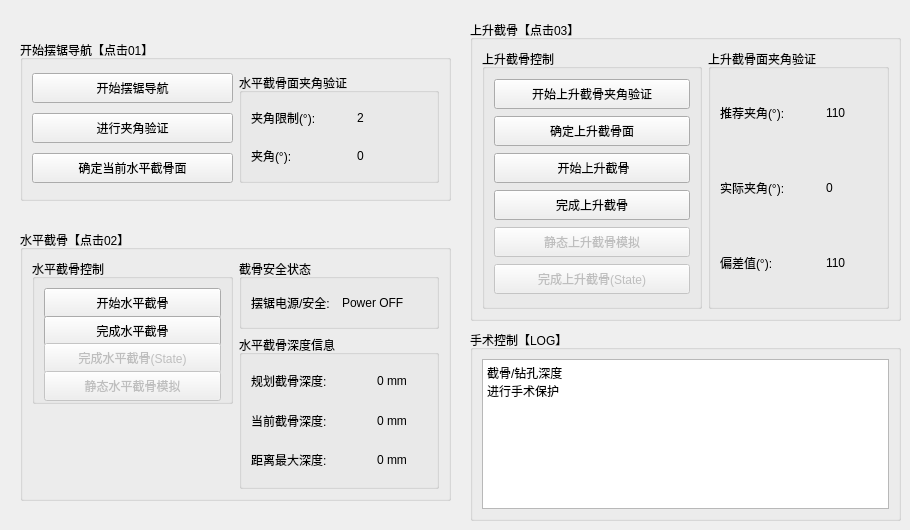
      <widget class="QWidget" name="tab_7">
       <attribute name="title">
        <string>术中导航02</string>
       </attribute>
       <widget class="QGroupBox" name="groupBox_51">
        <property name="geometry">
         <rect>
          <x>470</x>
          <y>20</y>
          <width>431</width>
          <height>301</height>
         </rect>
        </property>
        <property name="minimumSize">
         <size>
          <width>0</width>
          <height>27</height>
         </size>
        </property>
        <property name="title">
         <string>上升截骨【点击03】</string>
        </property>
        <layout class="QGridLayout" name="gridLayout_8">
         <item row="0" column="1">
          <widget class="QGroupBox" name="groupBox_65">
           <property name="minimumSize">
            <size>
             <width>220</width>
             <height>0</height>
            </size>
           </property>
           <property name="title">
            <string>上升截骨控制</string>
           </property>
           <layout class="QVBoxLayout" name="verticalLayout_8">
            <item>
             <widget class="QPushButton" name="guideSagCut_pushButton">
              <property name="minimumSize">
               <size>
                <width>180</width>
                <height>30</height>
               </size>
              </property>
              <property name="text">
               <string>开始上升截骨夹角验证</string>
              </property>
             </widget>
            </item>
            <item>
             <widget class="QPushButton" name="startSagCut_pushButton">
              <property name="minimumSize">
               <size>
                <width>180</width>
                <height>30</height>
               </size>
              </property>
              <property name="text">
               <string>确定上升截骨面</string>
              </property>
             </widget>
            </item>
            <item>
             <widget class="QPushButton" name="pushButton_2">
              <property name="minimumSize">
               <size>
                <width>0</width>
                <height>30</height>
               </size>
              </property>
              <property name="text">
               <string> 开始上升截骨</string>
              </property>
             </widget>
            </item>
            <item>
             <widget class="QPushButton" name="pushButton_5">
              <property name="minimumSize">
               <size>
                <width>180</width>
                <height>30</height>
               </size>
              </property>
              <property name="text">
               <string>完成上升截骨</string>
              </property>
             </widget>
            </item>
            <item>
             <widget class="QPushButton" name="generateSagCut_pushButton">
              <property name="enabled">
               <bool>false</bool>
              </property>
              <property name="minimumSize">
               <size>
                <width>180</width>
                <height>30</height>
               </size>
              </property>
              <property name="text">
               <string>静态上升截骨模拟</string>
              </property>
              <property name="checkable">
               <bool>false</bool>
              </property>
             </widget>
            </item>
            <item>
             <widget class="QPushButton" name="checkSagCut_pushButton">
              <property name="enabled">
               <bool>false</bool>
              </property>
              <property name="minimumSize">
               <size>
                <width>180</width>
                <height>30</height>
               </size>
              </property>
              <property name="text">
               <string>完成上升截骨(State)</string>
              </property>
             </widget>
            </item>
           </layout>
          </widget>
         </item>
         <item row="0" column="2">
          <widget class="QGroupBox" name="groupBox_62">
           <property name="title">
            <string>上升截骨面夹角验证</string>
           </property>
           <layout class="QGridLayout" name="gridLayout_21">
            <item row="2" column="2">
             <widget class="QLabel" name="label_28">
              <property name="text">
               <string>110</string>
              </property>
             </widget>
            </item>
            <item row="2" column="1">
             <widget class="QLabel" name="label_27">
              <property name="minimumSize">
               <size>
                <width>100</width>
                <height>0</height>
               </size>
              </property>
              <property name="text">
               <string>偏差值(°):</string>
              </property>
             </widget>
            </item>
            <item row="1" column="1">
             <widget class="QLabel" name="label_24">
              <property name="minimumSize">
               <size>
                <width>100</width>
                <height>0</height>
               </size>
              </property>
              <property name="text">
               <string>实际夹角(°):</string>
              </property>
             </widget>
            </item>
            <item row="0" column="1">
             <widget class="QLabel" name="label_25">
              <property name="minimumSize">
               <size>
                <width>100</width>
                <height>0</height>
               </size>
              </property>
              <property name="text">
               <string>推荐夹角(°):</string>
              </property>
             </widget>
            </item>
            <item row="0" column="2">
             <widget class="QLabel" name="label_26">
              <property name="text">
               <string>110</string>
              </property>
             </widget>
            </item>
            <item row="1" column="2">
             <widget class="QLabel" name="label_CutPlaneAngle_2">
              <property name="text">
               <string>0</string>
              </property>
             </widget>
            </item>
           </layout>
          </widget>
         </item>
        </layout>
       </widget>
       <widget class="QGroupBox" name="groupBox_50">
        <property name="geometry">
         <rect>
          <x>20</x>
          <y>230</y>
          <width>431</width>
          <height>271</height>
         </rect>
        </property>
        <property name="title">
         <string>水平截骨【点击02】</string>
        </property>
        <layout class="QGridLayout" name="gridLayout_7">
         <item row="1" column="1" rowspan="4">
          <widget class="QGroupBox" name="groupBox_53">
           <property name="title">
            <string>水平截骨深度信息</string>
           </property>
           <layout class="QGridLayout" name="gridLayout_20">
            <item row="0" column="1">
             <widget class="QLabel" name="label_setCutDepth">
              <property name="text">
               <string>0 mm</string>
              </property>
             </widget>
            </item>
            <item row="1" column="0">
             <widget class="QLabel" name="label_11">
              <property name="minimumSize">
               <size>
                <width>120</width>
                <height>0</height>
               </size>
              </property>
              <property name="text">
               <string>当前截骨深度:</string>
              </property>
             </widget>
            </item>
            <item row="0" column="0">
             <widget class="QLabel" name="label_2">
              <property name="minimumSize">
               <size>
                <width>120</width>
                <height>0</height>
               </size>
              </property>
              <property name="text">
               <string>规划截骨深度:</string>
              </property>
             </widget>
            </item>
            <item row="1" column="1">
             <widget class="QLabel" name="label_currentCutDepth">
              <property name="text">
               <string>0 mm</string>
              </property>
             </widget>
            </item>
            <item row="2" column="0">
             <widget class="QLabel" name="label_22">
              <property name="minimumSize">
               <size>
                <width>120</width>
                <height>0</height>
               </size>
              </property>
              <property name="text">
               <string>距离最大深度:</string>
              </property>
             </widget>
            </item>
            <item row="2" column="1">
             <widget class="QLabel" name="label_current2end">
              <property name="text">
               <string>0 mm</string>
              </property>
             </widget>
            </item>
           </layout>
          </widget>
         </item>
         <item row="0" column="1">
          <widget class="QGroupBox" name="groupBox_54">
           <property name="minimumSize">
            <size>
             <width>0</width>
             <height>60</height>
            </size>
           </property>
           <property name="title">
            <string>截骨安全状态</string>
           </property>
           <layout class="QGridLayout" name="gridLayout_22">
            <item row="0" column="0">
             <widget class="QLabel" name="label_30">
              <property name="text">
               <string>摆锯电源/安全:</string>
              </property>
             </widget>
            </item>
            <item row="0" column="1">
             <widget class="QLabel" name="label_31">
              <property name="text">
               <string>Power OFF</string>
              </property>
             </widget>
            </item>
           </layout>
          </widget>
         </item>
         <item row="0" column="0" rowspan="2">
          <widget class="QGroupBox" name="groupBox_63">
           <property name="title">
            <string>水平截骨控制</string>
           </property>
           <layout class="QVBoxLayout" name="verticalLayout_7">
            <item>
             <widget class="QPushButton" name="pushButton">
              <property name="minimumSize">
               <size>
                <width>0</width>
                <height>30</height>
               </size>
              </property>
              <property name="text">
               <string>开始水平截骨</string>
              </property>
             </widget>
            </item>
            <item>
             <widget class="QPushButton" name="pushButton_4">
              <property name="minimumSize">
               <size>
                <width>0</width>
                <height>30</height>
               </size>
              </property>
              <property name="text">
               <string>完成水平截骨</string>
              </property>
             </widget>
            </item>
            <item>
             <widget class="QPushButton" name="checkAxialCut_pushButton">
              <property name="enabled">
               <bool>false</bool>
              </property>
              <property name="minimumSize">
               <size>
                <width>150</width>
                <height>30</height>
               </size>
              </property>
              <property name="text">
               <string>完成水平截骨(State)</string>
              </property>
             </widget>
            </item>
            <item>
             <widget class="QPushButton" name="generateAxialCut_pushButton">
              <property name="enabled">
               <bool>false</bool>
              </property>
              <property name="minimumSize">
               <size>
                <width>150</width>
                <height>30</height>
               </size>
              </property>
              <property name="text">
               <string>静态水平截骨模拟</string>
              </property>
              <property name="checkable">
               <bool>false</bool>
              </property>
             </widget>
            </item>
           </layout>
          </widget>
         </item>
        </layout>
       </widget>
       <widget class="QGroupBox" name="groupBox_56">
        <property name="geometry">
         <rect>
          <x>20</x>
          <y>40</y>
          <width>431</width>
          <height>161</height>
         </rect>
        </property>
        <property name="title">
         <string>开始摆锯导航【点击01】</string>
        </property>
        <layout class="QGridLayout" name="gridLayout_19">
         <item row="0" column="1" rowspan="3">
          <widget class="QGroupBox" name="groupBox_57">
           <property name="title">
            <string>水平截骨面夹角验证</string>
           </property>
           <layout class="QGridLayout" name="gridLayout_23">
            <item row="0" column="1" colspan="2">
             <widget class="QLabel" name="label_33">
              <property name="text">
               <string>2</string>
              </property>
             </widget>
            </item>
            <item row="1" column="1" colspan="2">
             <widget class="QLabel" name="label_CutPlaneAngle">
              <property name="text">
               <string>0</string>
              </property>
             </widget>
            </item>
            <item row="0" column="0">
             <widget class="QLabel" name="label_32">
              <property name="minimumSize">
               <size>
                <width>100</width>
                <height>0</height>
               </size>
              </property>
              <property name="text">
               <string>夹角限制(°):</string>
              </property>
             </widget>
            </item>
            <item row="1" column="0">
             <widget class="QLabel" name="label_8">
              <property name="minimumSize">
               <size>
                <width>100</width>
                <height>0</height>
               </size>
              </property>
              <property name="text">
               <string>夹角(°):</string>
              </property>
             </widget>
            </item>
           </layout>
          </widget>
         </item>
         <item row="0" column="0">
          <widget class="QPushButton" name="guideAxialCut_pushButton">
           <property name="minimumSize">
            <size>
             <width>150</width>
             <height>30</height>
            </size>
           </property>
           <property name="text">
            <string>开始摆锯导航</string>
           </property>
          </widget>
         </item>
         <item row="2" column="0">
          <widget class="QPushButton" name="startAxialCut_pushButton">
           <property name="minimumSize">
            <size>
             <width>150</width>
             <height>30</height>
            </size>
           </property>
           <property name="text">
            <string>确定当前水平截骨面</string>
           </property>
          </widget>
         </item>
         <item row="1" column="0">
          <widget class="QPushButton" name="pushButton_startAngleCheck">
           <property name="minimumSize">
            <size>
             <width>0</width>
             <height>30</height>
            </size>
           </property>
           <property name="text">
            <string>进行夹角验证</string>
           </property>
          </widget>
         </item>
        </layout>
       </widget>
       <widget class="QGroupBox" name="groupBox_66">
        <property name="geometry">
         <rect>
          <x>470</x>
          <y>330</y>
          <width>431</width>
          <height>191</height>
         </rect>
        </property>
        <property name="title">
         <string>手术控制【LOG】</string>
        </property>
        <layout class="QHBoxLayout" name="horizontalLayout_22">
         <item>
          <widget class="QTextBrowser" name="textBrowser_DepthGuide_2">
           <property name="html">
            <string>&lt;!DOCTYPE HTML PUBLIC &quot;-//W3C//DTD HTML 4.0//EN&quot; &quot;http://www.w3.org/TR/REC-html40/strict.dtd&quot;&gt;
&lt;html&gt;&lt;head&gt;&lt;meta name=&quot;qrichtext&quot; content=&quot;1&quot; /&gt;&lt;style type=&quot;text/css&quot;&gt;
p, li { white-space: pre-wrap; }
&lt;/style&gt;&lt;/head&gt;&lt;body style=&quot; font-family:'SimSun'; font-size:9pt; font-weight:400; font-style:normal;&quot;&gt;
&lt;p style=&quot; margin-top:0px; margin-bottom:0px; margin-left:0px; margin-right:0px; -qt-block-indent:0; text-indent:0px;&quot;&gt;截骨/钻孔深度&lt;/p&gt;
&lt;p style=&quot; margin-top:0px; margin-bottom:0px; margin-left:0px; margin-right:0px; -qt-block-indent:0; text-indent:0px;&quot;&gt;进行手术保护&lt;/p&gt;&lt;/body&gt;&lt;/html&gt;</string>
           </property>
          </widget>
         </item>
        </layout>
       </widget>
      </widget>
